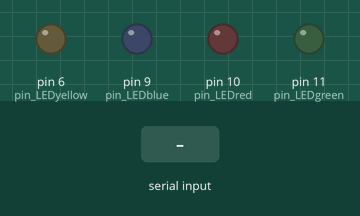
Bench run of a sketch on a simulated Arduino Uno, built with avr-gcc and run on an emulated ATmega328P. On the bench: output pins drawn as LEDs (lit = HIGH). Inputs (shaded band) come from the test bench.

Above: at 1.2 s.
1.3 s: byte 1 (1) received over Serial
At 1.9 s:
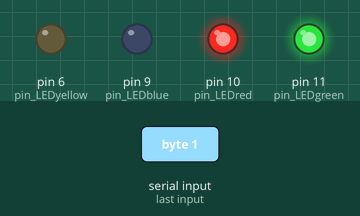
2.9 s: byte 2 (2) received over Serial
At 4.2 s:
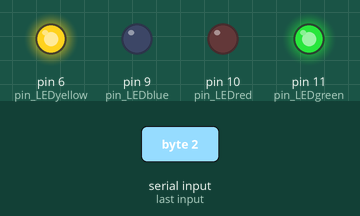
4.5 s: byte 3 (3) received over Serial
At 5.5 s:
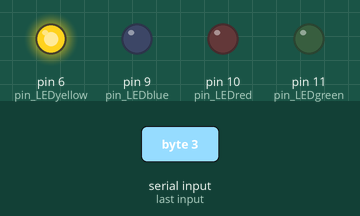
6.0 s: byte 4 (4) received over Serial
At 6.7 s:
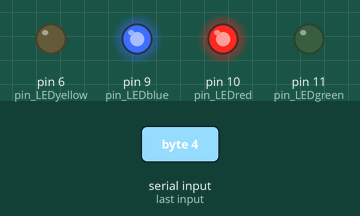
7.5 s: byte 5 (5) received over Serial
At 7.8 s:
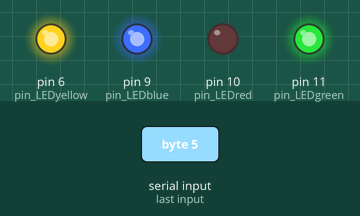
9.0 s: byte 3 (3) received over Serial
At 10.2 s:
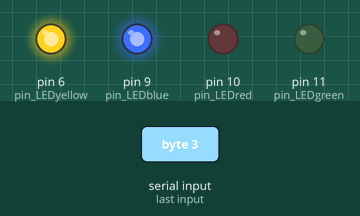
Timing chart, 0 to 11.5 s (numbered marks = the images above; inputs shaded):
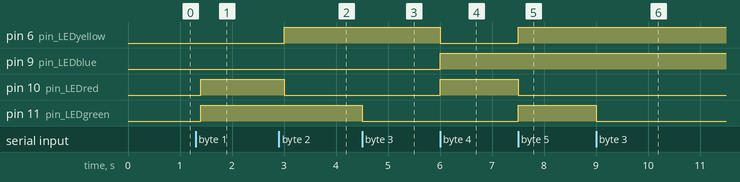

The sketch:

led_image_variables_range.ino
```cpp
//Arduino
byte val;
int pin_LEDgreen = 11;
int pin_LEDred = 10;
int pin_LEDblue = 9;
int pin_LEDyellow = 6;

const int potent = A5;
int potentnum = 900;


void setup()
{
  Serial.begin(9600);
  pinMode(pin_LEDgreen, OUTPUT);    digitalWrite(pin_LEDgreen, LOW);
  pinMode(pin_LEDred, OUTPUT);   digitalWrite(pin_LEDred, LOW);
  pinMode(pin_LEDblue, OUTPUT);      digitalWrite(pin_LEDblue, LOW);
  pinMode(pin_LEDyellow, OUTPUT);    digitalWrite(pin_LEDyellow, LOW);

}
void loop()
{


  if (Serial.available()) {
    val = Serial.read();
  }

   if (val == 1) {
     digitalWrite(pin_LEDgreen, HIGH);

    digitalWrite(pin_LEDred, HIGH);

    digitalWrite(pin_LEDblue, LOW);
      digitalWrite(pin_LEDyellow, LOW);

  }
  else if (val == 2) {
        digitalWrite(pin_LEDgreen, HIGH);
    digitalWrite(pin_LEDred, LOW);
    digitalWrite(pin_LEDblue, LOW);
    digitalWrite(pin_LEDyellow, HIGH);
  }
   else if (val == 3) {
        digitalWrite(pin_LEDgreen, LOW);
     digitalWrite(pin_LEDred, HIGH);


        digitalWrite(pin_LEDred, LOW);


    digitalWrite(pin_LEDyellow, HIGH);
  }
  else if (val == 4) {
        digitalWrite(pin_LEDgreen, LOW);
    digitalWrite(pin_LEDred, HIGH);
    digitalWrite(pin_LEDblue, HIGH);
    digitalWrite(pin_LEDyellow, LOW);
  }
  else if (val == 5) {
        digitalWrite(pin_LEDgreen, HIGH);
    digitalWrite(pin_LEDred, LOW);
    digitalWrite(pin_LEDblue, HIGH);
    digitalWrite(pin_LEDyellow, HIGH);


  }


  delay(100);

}
```

Measured:
- after the input at 1.3 s, pin 10 (pin_LEDred), pin 11 (pin_LEDgreen): LOW → HIGH after 0.10 s
- after the input at 2.9 s, pin 6 (pin_LEDyellow): LOW → HIGH after 0.10 s; pin 10 (pin_LEDred): HIGH → LOW after 0.10 s
- after the input at 4.5 s, pin 11 (pin_LEDgreen): HIGH → LOW at once
- after the input at 6.0 s, pin 6 (pin_LEDyellow): HIGH → LOW at once; pin 9 (pin_LEDblue), pin 10 (pin_LEDred): LOW → HIGH at once
- after the input at 7.5 s, pin 6 (pin_LEDyellow), pin 11 (pin_LEDgreen): LOW → HIGH at once; pin 10 (pin_LEDred): HIGH → LOW at once
- after the input at 9.0 s, pin 11 (pin_LEDgreen): HIGH → LOW at once
